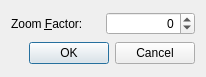
<ui version="4.0" >
 <class>ZoomDialog</class>
 <widget class="QDialog" name="ZoomDialog" >
  <property name="geometry" >
   <rect>
    <x>0</x>
    <y>0</y>
    <width>206</width>
    <height>77</height>
   </rect>
  </property>
  <property name="windowTitle" >
   <string>Zoom</string>
  </property>
  <layout class="QVBoxLayout" >
   <item>
    <layout class="QHBoxLayout" >
     <item>
      <widget class="QLabel" name="zoomLabel" >
       <property name="text" >
        <string>Zoom &amp;Factor:</string>
       </property>
       <property name="buddy" >
        <cstring>zoomSpinBox</cstring>
       </property>
      </widget>
     </item>
     <item>
      <widget class="QSpinBox" name="zoomSpinBox" >
       <property name="toolTip" >
        <string>Enter zoom factor</string>
       </property>
       <property name="whatsThis" >
        <string>&lt;b>Zoom Factor&lt;/b>
&lt;p>Enter the desired zoom factor here. The zoom factor
may be between -10 and +20 and is the increment that is 
added to the size of the fonts used in the editor windows.&lt;/p></string>
       </property>
       <property name="alignment" >
        <set>Qt::AlignRight</set>
       </property>
       <property name="minimum" >
        <number>-10</number>
       </property>
       <property name="maximum" >
        <number>20</number>
       </property>
       <property name="value" >
        <number>0</number>
       </property>
      </widget>
     </item>
    </layout>
   </item>
   <item>
    <widget class="QDialogButtonBox" name="buttonBox" >
     <property name="orientation" >
      <enum>Qt::Horizontal</enum>
     </property>
     <property name="standardButtons" >
      <set>QDialogButtonBox::Cancel|QDialogButtonBox::Ok</set>
     </property>
    </widget>
   </item>
  </layout>
 </widget>
 <pixmapfunction>qPixmapFromMimeSource</pixmapfunction>
 <resources/>
 <connections>
  <connection>
   <sender>buttonBox</sender>
   <signal>accepted()</signal>
   <receiver>ZoomDialog</receiver>
   <slot>accept()</slot>
   <hints>
    <hint type="sourcelabel" >
     <x>50</x>
     <y>53</y>
    </hint>
    <hint type="destinationlabel" >
     <x>49</x>
     <y>76</y>
    </hint>
   </hints>
  </connection>
  <connection>
   <sender>buttonBox</sender>
   <signal>rejected()</signal>
   <receiver>ZoomDialog</receiver>
   <slot>reject()</slot>
   <hints>
    <hint type="sourcelabel" >
     <x>140</x>
     <y>57</y>
    </hint>
    <hint type="destinationlabel" >
     <x>140</x>
     <y>68</y>
    </hint>
   </hints>
  </connection>
 </connections>
</ui>
